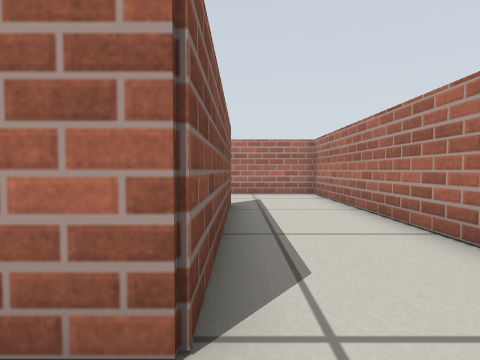
View 1 (above)

24 first-person views from a walk through a world built for the Gazebo simulator. The camera is 0.09 m above the floor, tilts 2° down and sees 80° across. The floor is counted in squares, 0.1 m on a side. Each view is taken from the middle of a square. On the plan, view 1 faces up. The plan holds only what a view shows up to about 11 squares ahead; the rest is blank.

View 2
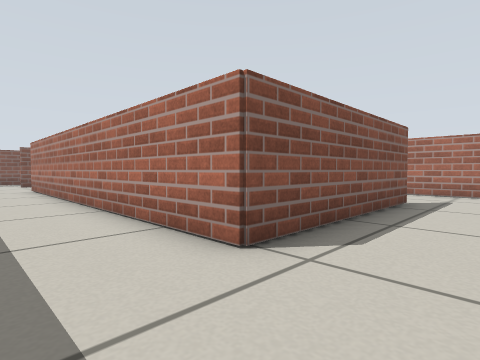

View 3
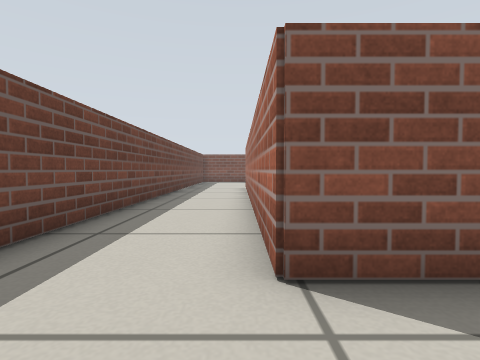

View 4
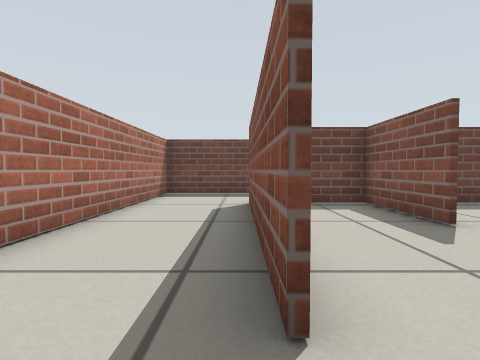

View 5
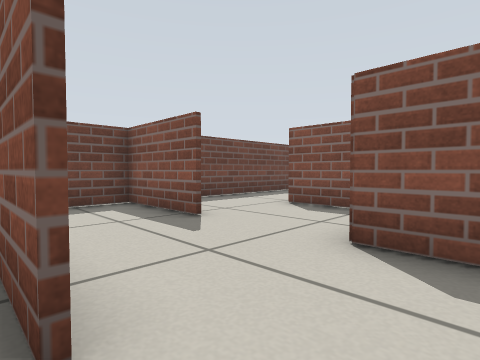

View 6
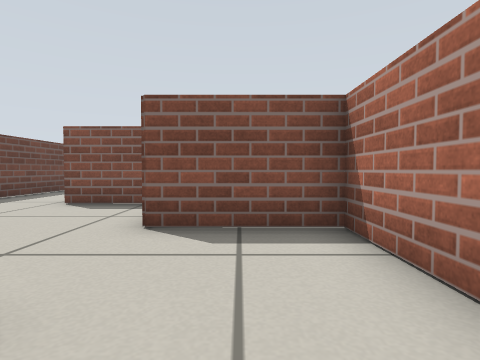

View 7
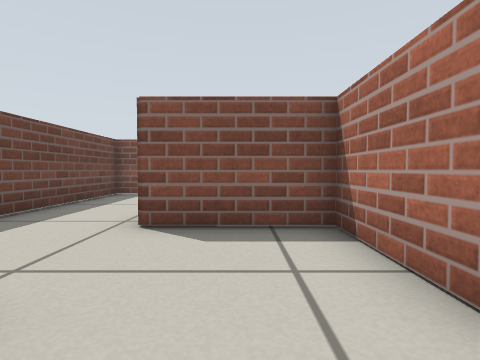

View 8
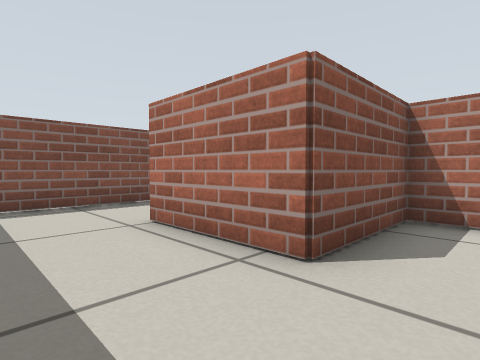

View 9
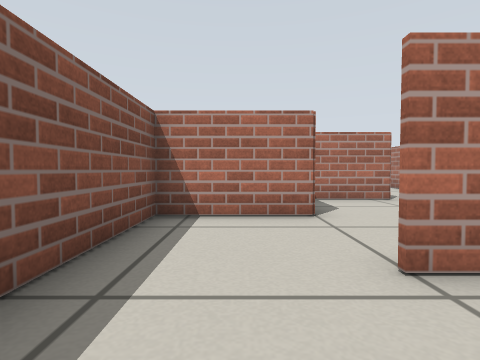

View 10
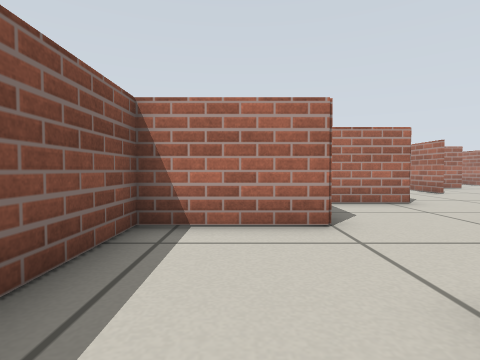

View 11
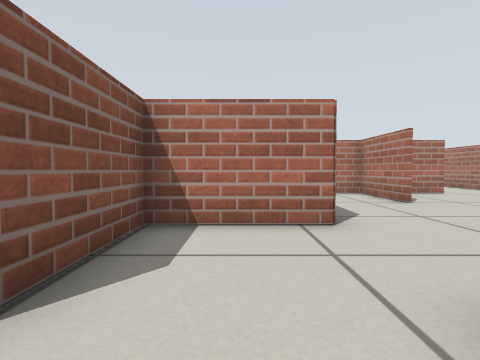

View 12
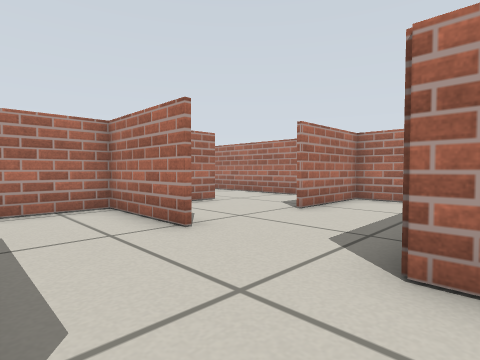

View 13
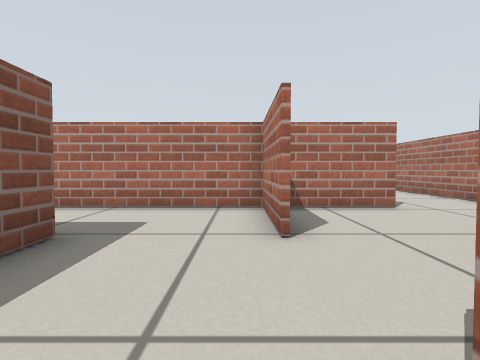

View 14
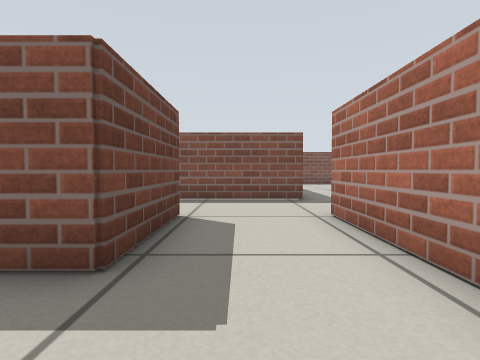

View 15
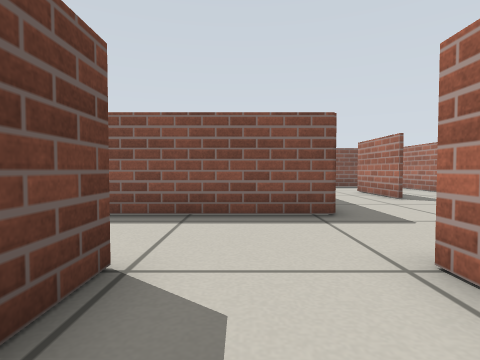

View 16
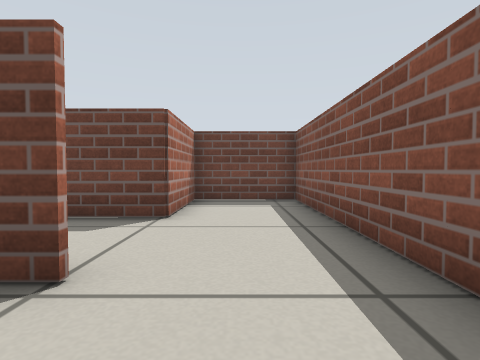

View 17
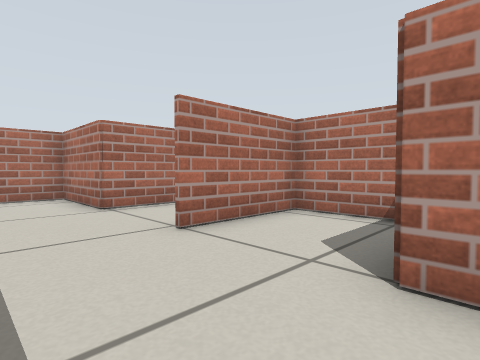

View 18
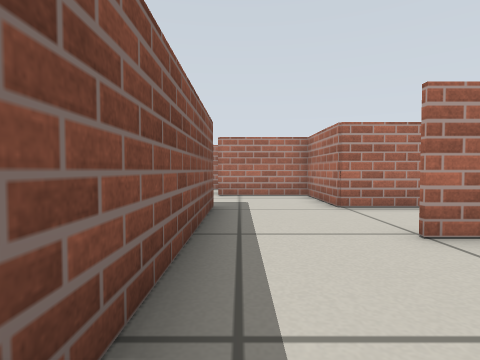

View 19
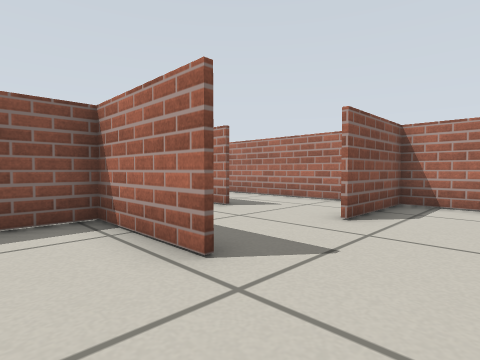

View 20
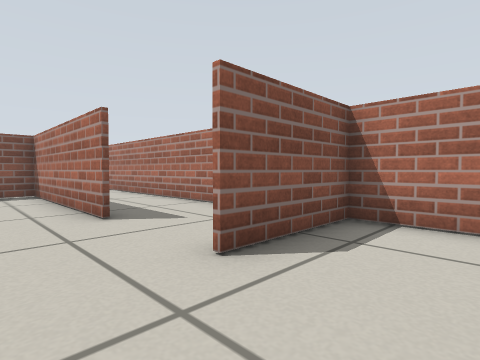

View 21
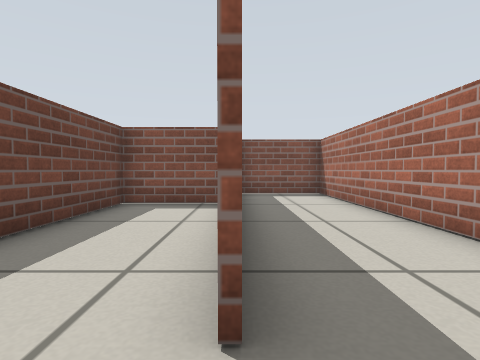

View 22
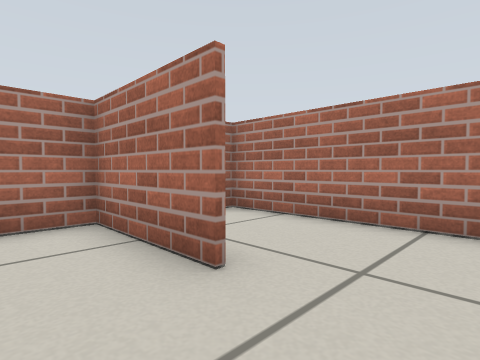

View 23
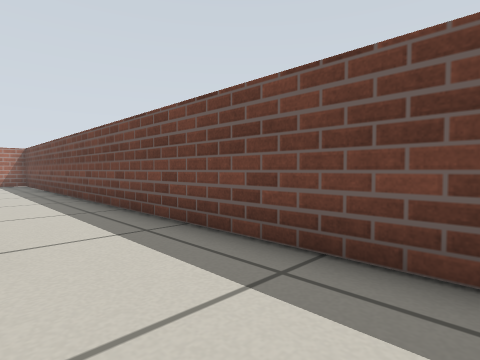

View 24
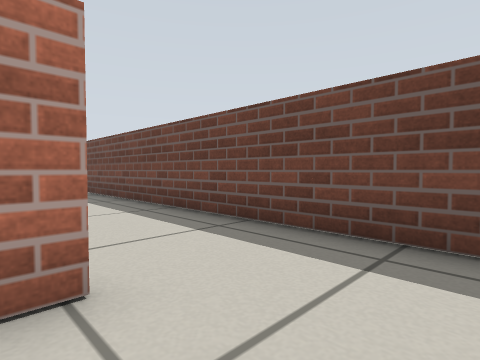

### Floor plan
Points are (right, up) in squares from view 1. A wall is a line through its corners. A room is listed if a view was taken in it or the views show most of it. See-through windows are left out.
Room 1 (views 1, 2, 3, 4, 5, 6, 23)
walls: (-0.2, 7.6) (-0.2, 1.3) (-11.2, 1.3); (-16.5, -1.7) (2.7, -1.7) (2.7, 10.6) (-0.5, 10.6)
ways out: opening at (0, 9) to room 2; opening at (-16, 0) to room 10
Room 2 (view 7)
walls: (-3.4, 4.5) (-3.4, 1.4) (-1.9, 1.4); (-0.5, 10.6) (-3.4, 10.6) (-3.4, 7.4)
ways out: opening at (0, 9) to room 1; opening at (-3, 6) to room 3
Room 3 (views 8, 9, 10)
walls: (-12.6, 5.6) (-12.6, 1.4) (-5.7, 1.4); (-3.7, 7.5) (-6.4, 7.5) (-6.4, 4.4) (-9.6, 4.4)
ways out: opening at (-3, 6) to room 2; opening at (-11, 5) to room 4
Room 4 (view 11)
walls: (-9.5, 7.5) (-12.7, 7.5); (-12.6, 8.1) (-12.6, 5.6)
ways out: opening at (-11, 5) to room 3; opening at (-8, 8) to room 13
Room 5 (views 12, 13)
walls: (-3.5, 10.1) (-3.5, 10.8)
ways out: opening at (-6, 9.5) to room 13; opening at (-4.5, 11) to room 14
Room 6 (views 14, 15, 16)
walls: (-9.6, 13.8) (-6.4, 13.8); (-3.5, 13.6) (-3.5, 16.9); (-12.6, 17) (-12.6, 13.5); (-2.9, 16.8) (-9.6, 16.8)
ways out: opening at (-11, 14) to room 7; opening at (-4.5, 14) to room 14; opening at (-11.5, 17) to room 15
Room 7 (views 17, 18)
walls: (-12.6, 13.5) (-12.6, 8.1); (-6.6, 11.5) (-6.6, 13.7) (-9.6, 13.7); (-12.8, 7.6) (-9.6, 7.6) (-9.6, 10.7) (-7.7, 10.7)
ways out: opening at (-11, 14) to room 6
Room 8 (view 19)
walls: (-0.2, 16.8) (-2.9, 16.8); (2.7, 15.8) (2.7, 17.5); (-3.4, 16.9) (-3.4, 15.4)
ways out: opening at (1, 17) to room 9; opening at (-1.5, 14) to room 12
Room 9 (views 20, 21, 22)
walls: (-3.4, 19.9) (-10, 19.9); (-0.2, 23) (-0.2, 19.9); (2.7, 17.5) (2.7, 23) (0, 23); (-9.5, 20) (-9.5, 16.9) (-5.6, 16.9)
ways out: opening at (1, 17) to room 8; opening at (-2, 20) to room 11
Room 10 (view 24)
walls: (-15.9, 1.2) (-15.9, 1.9); (-17.7, -1.7) (-16.5, -1.7)
ways out: opening at (-16, 0) to room 1
Room 11 (no view inside)
walls: (-0.4, 19.9) (-0.4, 23); (0, 23) (-12.6, 23) (-12.6, 20)
ways out: opening at (-2, 20) to room 9
Room 12 (no view inside)
walls: (2.7, 12.4) (2.7, 13.7) (-0.4, 13.7)
ways out: opening at (-1.5, 14) to room 8; opening at (-3, 12.5) to room 14
Room 13 (no view inside)
walls: (-6.4, 10.6) (-9.5, 10.6) (-9.5, 7.8)
ways out: opening at (-8, 8) to room 4; opening at (-6, 9.5) to room 5
Room 14 (no view inside)
walls: (-6.4, 13.8) (-6.4, 12.9)
ways out: opening at (-4.5, 11) to room 5; opening at (-4.5, 14) to room 6; opening at (-3, 12.5) to room 12
Room 15 (no view inside)
walls: (-10, 19.9) (-12.7, 19.9); (-9.6, 16.8) (-9.6, 20)
ways out: opening at (-11.5, 17) to room 6; opening at (-13, 18.5)

Where each view was taken, in squares from view 1:
view 1: 0 up, 0 right, facing up
view 2: 1 down, 2 right, facing up-left
view 3: 1 up, 2 right, facing left
view 4: 9 up, 0 right, facing down
view 5: 9 up, 0 right, facing down-left
view 6: 9 up, 1 right, facing left
view 7: 6 up, 2 left, facing left
view 8: 2 up, 5 left, facing up-left
view 9: 2 up, 11 left, facing up
view 10: 3 up, 11 left, facing up
view 11: 6 up, 8 left, facing up
view 12: 10 up, 6 left, facing up-right
view 13: 10 up, 4 left, facing up
view 14: 15 up, 4 left, facing left
view 15: 15 up, 7 left, facing left
view 16: 16 up, 11 left, facing down
view 17: 10 up, 12 left, facing up-right
view 18: 10 up, 12 left, facing up
view 19: 15 up, 2 right, facing up-left
view 20: 18 up, 2 right, facing up-left
view 21: 20 up, 2 left, facing left
view 22: 18 up, 2 left, facing up-right
view 23: 1 up, 16 left, facing down-right
view 24: 2 up, 18 left, facing down-right
